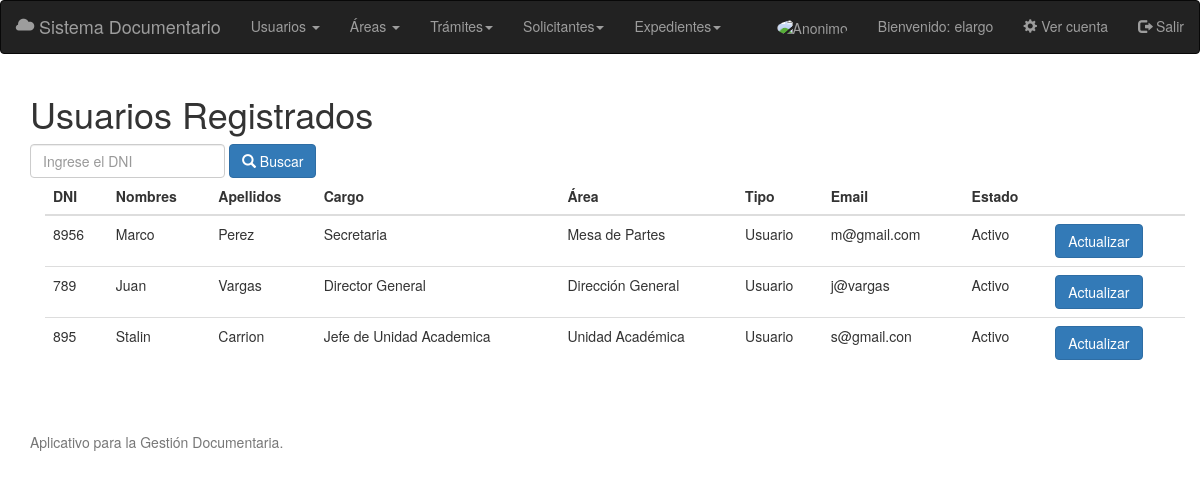
Screenshot of /index.php?controller=usuario&action=showUser (signed in) with the database file from the repository.
### tables this page shows
CREATE TABLE `usuarios` (
  `id` int(11) NOT NULL AUTO_INCREMENT,
  `dni` varchar(45) NOT NULL,
  `alias` varchar(100) NOT NULL,
  `nombres` varchar(255) NOT NULL,
  `apellidos` varchar(255) NOT NULL,
  `email` varchar(255) NOT NULL,
  `clave` varchar(255) DEFAULT NULL,
  `tipo` varchar(1) DEFAULT NULL,
  `inactivo` varchar(1) DEFAULT NULL,
  `imagen` varchar(255) DEFAULT NULL,
  `cargos_id` int(11) DEFAULT NULL,
  PRIMARY KEY (`id`)
);

CREATE TABLE `cargos` (
  `id` int(11) NOT NULL AUTO_INCREMENT,
  `nombre` varchar(255) NOT NULL,
  `inactivo` varchar(1) DEFAULT NULL,
  `areas_id` int(11) NOT NULL,
  PRIMARY KEY (`id`),
  KEY `fk_cargos_areas_idx` (`areas_id`),
  CONSTRAINT `fk_cargos_areas` FOREIGN KEY (`areas_id`) REFERENCES `areas` (`id`) ON DELETE NO ACTION ON UPDATE NO ACTION
);

CREATE TABLE `areas` (
  `id` int(11) NOT NULL AUTO_INCREMENT,
  `codigo` varchar(45) NOT NULL,
  `nombre` varchar(255) NOT NULL,
  `inactivo` varchar(1) DEFAULT NULL,
  PRIMARY KEY (`id`)
);

### Controllers/UsuarioController.php (called while the page is built, shortened)
<?php
class UsuarioController
{
	public function showUser(){
		$areas=Area::allActive();
		$cargos=Cargo::all();
		$usuarios=Usuario::all();
		$lista_usuarios=array();
		$registros=Paginacion::REGISTROS;
		if (count($usuarios)>$registros) {
			if ((count($usuarios)%$registros)==0) {
				$botones=count($usuarios)/$registros;
			}else{
				$botones=(count($usuarios)/$registros+1);
			}
			if (!isset($_GET['boton'])) {
				$res=$registros*1;
				for ($i=0; $i < $res ; $i++) {
					$lista_usuarios[]=$usuarios[$i];
				}
			}else{
				$res=$registros*$_GET['boton'];
				for ($i=$res-$registros; $i < $res; $i++) {
					if ($i<count($usuarios)) {
						$lista_usuarios[]=$usuarios[$i];
					}
				}
			}
		}else{
			$lista_usuarios=$usuarios;
		}
		require_once('Views/User/showUser.php');
	}
}

### index.php (called while the page is built, shortened)
<?php
	require_once('Views/Layouts/layout.php');
?>

### Models/Usuario.php (called while the page is built, shortened)
<?php
class Usuario
{
	private $id;
	private $dni;
	private $nombres;
	private $apellidos;
	private $email;
	private $tipo;
	private $inactivo;
	private $cargos_id;
	public function getId(){
		return $this->id;
	}
	public function setId($id){
		$this->id = $id;
	}
	public function getDni(){
		return $this->dni;
	}
	public function setDni($dni){
		$this->dni = $dni;
	}
	public function getNombres(){
		return $this->nombres;
	}
	public function setNombres($nombres){
		$this->nombres = $nombres;
	}
	public function getApellidos(){
		return $this->apellidos;
	}
	public function setApellidos($apellidos){
		$this->apellidos = $apellidos;
	}
	public function getEmail(){
		return $this->email;
	}
	public function setEmail($email){
		$this->email = $email;
	}
	public function getTipo(){
		return $this->tipo;
	}
	public function setTipo($tipo){
		$this->tipo = $tipo;
	}
	public function getInactivo(){
		return $this->inactivo;
	}
	public function setInactivo($inactivo){
		if ($inactivo=='on') {
			$this->inactivo = 1;
		}elseif ($inactivo==1) {
			$this->inactivo= 'checked';
		}elseif ($inactivo==2) {
			$this->inactivo = 'of';
		}else{
			$this->inactivo = 2;
		}
	}
	public function getCargos_id(){
		return $this->cargos_id;
	}
	public function setCargos_id($cargos_id){
		$this->cargos_id = $cargos_id;
	}
	public static function all(){
		$listaUsuarios =[];
		$db=Db::getConnect();
		$tipo='U';
		$sql=$db->prepare('SELECT * FROM usuarios WHERE tipo=:tipo order by id');
		$sql->bindValue('tipo',$tipo);
		$sql->execute();
		foreach ($sql->fetchAll() as $usuario) {
			$listaUsuarios[]= new Usuario($usuario['id'],$usuario['dni'],$usuario['alias'], $usuario['nombres'],$usuario['apellidos'],$usuario['email'], $usuario['clave'], $usuario['tipo'],$usuario['inactivo'], $usuario['imagen'], $usuario['cargos_id']);
		}
		return $listaUsuarios;
	}
}

### Models/Cargo.php (called while the page is built, shortened)
<?php
class Cargo{
	private $id;
	private $nombre;
	private $areas_id;
	public function getId(){
		return $this->id;
	}
	public function setId($id){
		$this->id = $id;
	}
	public function getNombre(){
		return $this->nombre;
	}
	public function setNombre($nombre){
		$this->nombre = $nombre;
	}
	public function getAreas_id(){
		return $this->areas_id;
	}
	public function setAreas_id($areas_id){
		$this->areas_id = $areas_id;
	}
	public static function all(){
		$listaCargos =[];
		$db=Db::getConnect();
		$select=$db->prepare('SELECT * FROM cargos order by id');
		$select->execute();
		foreach ($select->fetchAll() as $cargo) {
			$listaCargos[]= new Cargo($cargo['id'],$cargo['nombre'],$cargo['inactivo'] ,$cargo['areas_id']);
		}
		return $listaCargos;
	}
}
?>

### Models/Area.php (called while the page is built, shortened)
<?php
class Area{
	private $id;
	private $nombre;
	public function getId(){
		return $this->id;
	}
	public function setId($id){
		$this->id = $id;
	}
	public function getNombre(){
		return $this->nombre;
	}
	public function setNombre($nombre){
		$this->nombre = $nombre;
	}
	public static function allActive(){
		$listaAreas =[];
		$db=Db::getConnect();
		$sql=$db->prepare('SELECT * FROM areas WHERE inactivo=:inactivo order by id');
		$sql->bindValue('inactivo',"1");
		$sql->execute();
		foreach ($sql->fetchAll() as $area) {
			$listaAreas[]= new Area($area['id'],$area['nombre'],$area['codigo'],$area['inactivo']);
		}
		return $listaAreas;
	}
}
?>

### Views/User/showUser.php (the view, shortened to what this page needs)
<h1>Usuarios Registrados</h1>
<form class="form-inline" action="?controller=usuario&action=buscar" method="post">
	<div class="form-group row">
	  <div class="col-xs-4">
	    <input class="form-control" id="dni" name="dni" type="text" placeholder="Ingrese el DNI">
	  </div>
	</div>
	<div class="form-group row">
	 <div class="col-xs-4">
	    <button type="submit" class="btn btn-primary" ><span class="glyphicon glyphicon-search"> </span> Buscar</button>
	  </div>
		</div>
	</form>
<div class="container">
	<div class="table-responsive">
		<table class="table table-hover">
			<thead>
				<tr>
					<th>DNI</th>
					<th>Nombres</th>
					<th>Apellidos</th>
					<th>Cargo</th>
					<th>Área</th>
					<th>Tipo</th>
					<th>Email</th>
					<th>Estado</th>
					<th></th>
				</tr>
			</thead>
			<tbody>
			<?php
				foreach ($lista_usuarios as $usuario)  {?>
				<tr>
					<td><?php echo $usuario->getDni(); ?></td>
					<td><?php echo $usuario->getNombres();?></td>
					<td><?php echo $usuario->getApellidos();?></td>
					<?php if ($usuario->getCargos_id()!=""): ?>
						<?php
							foreach ($cargos as $cargo)  {
								if ( strcmp($cargo->getId(),$usuario->getCargos_id())==0 ) {?>
										<td><?php echo $cargo->getNombre();?></td>
									<?php
									foreach ($areas as $area)  {
				    					if ( strcmp($cargo->getAreas_id(),$area->getId())==0 ) {
									?>
									<td><?php echo $area->getNombre();?></td>
						<?php }} }}?>
					<td><?php if (strcmp($usuario->getTipo(),"A")==0):
						echo "Administrador"
					?>
					<?php else:
						echo "Usuario"?>
					<?php endif ?></td>
					<td><?php echo $usuario->getEmail();?></td>
					<td><?php if(strcmp($usuario->getInactivo(),"checked")==0):  echo "Activo"?>
						<?php else:
						echo "Inactivo"?>
					<?php endif ?>
					</td>
					<td> <button type="button" class="btn btn-primary" onclick="location.href='?controller=usuario&action=showupdate&id=<?php echo $usuario->getId()?>'">Actualizar</button></td>
					<?php endif ?>
				</tr>
				<?php } ?>
			</tbody>
		</table>
	</div>
</div>

### rows the page displays
usuarios: dni "8956", nombres "Marco", apellidos "Perez", tipo "Usuario", email "m@gmail.com"
cargos: nombre "Secretaria"
areas: nombre "Mesa de Partes"
usuarios: dni "789", nombres "Juan", apellidos "Vargas", tipo "Usuario", email "j@vargas"
cargos: nombre "Director General"
areas: nombre "Dirección General"
usuarios: dni "895", nombres "Stalin", apellidos "Carrion", tipo "Usuario", email "s@gmail.con"
cargos: nombre "Jefe de Unidad Academica"
areas: nombre "Unidad Académica"

### other values shown
$_SESSION['usuario_alias'] "elargo"
